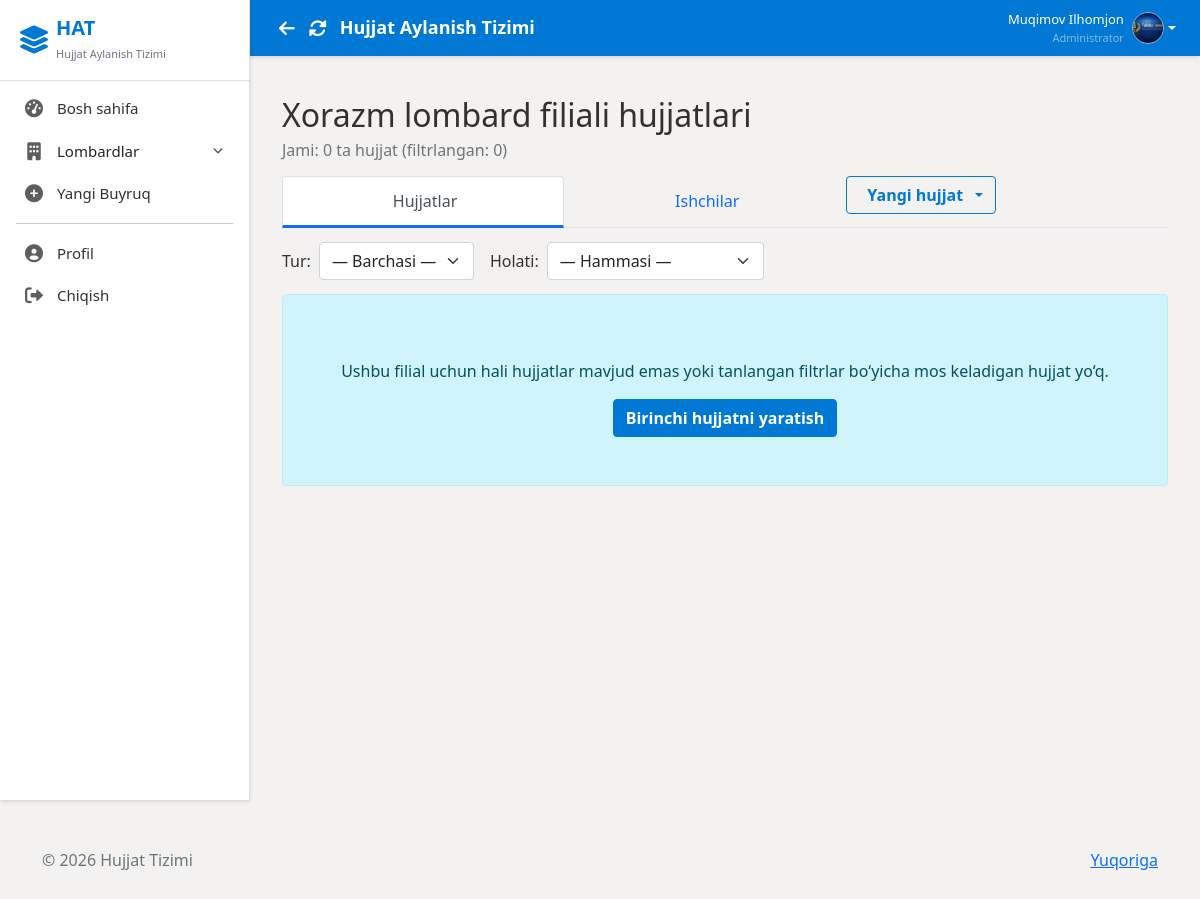
/documents/branch/4/ (signed in), run on the app's committed database.
### users/models.py (models this page shows, shortened)
class CustomUser(AbstractUser):
    ROLE_CHOICES = (
        ('admin', 'Administrator'),
        ('employee', 'Ishchi'),
        ('director', 'Direktor'),
    )
    role = models.CharField(max_length=20, choices=ROLE_CHOICES, default='employee')
    branch = models.ManyToManyField(
        Branch,
        related_name='employees',
        blank=True
    )
    profile_image = models.ImageField(upload_to='profiles/', null=True, blank=True)
    signature_image = models.ImageField(upload_to='signatures/', null=True, blank=True)
    fingerprint_enabled = models.BooleanField(default=False, verbose_name='Fingerprint Authentication Enabled')
    middle_name = models.CharField(max_length=100, blank=True, verbose_name='Otasining ismi')
    position = models.CharField(max_length=200, blank=True, verbose_name='Lavozim')
    class Meta:
        verbose_name = 'User'
        verbose_name_plural = 'Users'

class Branch(models.Model):
    name = models.CharField(max_length=100, verbose_name='Branch Name')
    parent_branch = models.ForeignKey('self', null=True, blank=True, on_delete=models.SET_NULL, related_name='sub_branches', verbose_name='Parent Branch')
    created_at = models.DateTimeField(auto_now_add=True)
    class Meta:
        verbose_name = 'Branch'
        verbose_name_plural = 'Branches'

### documents/views.py (the view)
# urls.py: path('branch/<int:branch_id>/',     views.branch_documents,     name='branch_documents'),
@login_required
def branch_documents(request, branch_id):
    if request.user.role not in ['admin', 'director']:
        messages.error(request, "Ruxsat yo'q")
        return redirect('dashboard')
    branch = get_object_or_404(Branch, id=branch_id)
    selected_type = request.GET.get('type')
    orders = Order.objects.filter(branch=branch)
    if selected_type in ['internal', 'external', 'official']:
        orders = orders.filter(document_type=selected_type)
    orders = orders.select_related(
        'branch',
        'created_by'
    ).prefetch_related(
        'signatures__user'
    )
    context = {
        'branch': branch,
        'documents': orders,
        'selected_type': selected_type,
    }
    return render(request, 'documents/branch_documents.html', context)

### users/context_processors.py (called while the page is built)
def sidebar_branches(request):
    branches = Branch.objects.select_related('parent_branch').prefetch_related('sub_branches')
    return {
        'sidebar_branches': branches
    }

### templates/documents/branch_documents.html (shortened to what this page needs)
{% extends 'base.html' %}
{% load static %}
{% block content %}
<div class="container-fluid py-4">
    <div class="mb-4">
        <h2 class="mb-1">{{ branch.name }} filiali hujjatlari</h2>
        <p class="text-muted mb-0">Jami: {{ documents.count }} ta hujjat (filtrlangan: {{ documents|length }})</p>
    </div>
    <ul class="nav nav-tabs nav-fill mb-4 flex-nowrap" id="branchTabs" role="tablist">
        <li class="nav-item" role="presentation">
            <a class="nav-link {% if active_tab == 'documents' or not active_tab %}active{% endif %}"
                href="{% url 'branch_documents' branch.id %}?tab=documents" role="tab">
                 Hujjatlar
            </a>
        </li>
        <li class="nav-item" role="presentation">
            <a class="nav-link {% if active_tab == 'employees' %}active{% endif %}"
                href="{% url 'branch_employees' branch.id %}?tab=employees" role="tab">
                 Ishchilar
            </a>
        </li>
        <li class="nav-item ms-auto">
            <div class="dropdown">
                <button class="btn btn-outline-primary dropdown-toggle d-flex align-items-center gap-2" type="button"
                    id="newDocumentDropdown" data-bs-toggle="dropdown" aria-expanded="false">
                    Yangi hujjat
                </button>
            </div>
        </li>
    </ul>
    {% if active_tab == 'documents' or not active_tab %}
    <div class="row g-3 mb-4 align-items-end">
        <div class="col-auto">
            <form method="get" class="d-flex align-items-center gap-2">
                <label for="type" class="form-label mb-0 fw-medium">Tur:</label>
                <select name="type" id="type" class="form-select w-auto" onchange="this.form.submit()">
                    <option value="">— Barchasi —</option>
                </select>
            </form>
        </div>
        <div class="col-auto">
            <form method="get" class="d-flex align-items-center gap-2">
                <label for="status" class="form-label mb-0 fw-medium">Holati:</label>
                <select name="status" id="status" class="form-select w-auto" onchange="this.form.submit()">
                    <option value="">— Hammasi —</option>
                </select>
            </form>
        </div>
    </div>
    {% if documents %}
    <div class="card shadow-sm border-0">
        <div class="card-body p-0">
            <div class="table-responsive">
                <table class="table table-hover align-middle mb-0">
                    <thead class="table-light">
                        <tr>
                            <th>#</th>
                            <th>Nomi / Raqami</th>
                            <th>Tur</th>
                            <th>Yaratgan</th>
                            <th>Sana</th>
                            <th>Imzolar</th>
                            <th>Holati</th>
                            <th class="text-end">Amallar</th>
                        </tr>
                    </thead>
                    <tbody>
                        {% for doc in documents %}
                        <tr>
                            <td>{{ forloop.counter }}</td>
                            <td>
                                <div class="fw-medium">{{ doc.title }}</div>
                                <small class="text-muted">{{ doc.number|default:"—" }}</small>
                            </td>
                            <td>{{ doc.document_type.name }}</td>
                            <td>{{ doc.created_by.get_full_name|default:doc.created_by.username }}</td>
                            <td><small>{{ doc.created_at|date:"d.m.Y H:i" }}</small></td>
                            <td>
                                <span class="badge bg-light text-dark border">
                                    {{ doc.signatures.count }} / {{ doc.required_signatures|default:"—" }}
                                </span>
                            </td>
                            <td>
                                {% if doc.is_fully_signed %}
                                <span class="badge bg-success">Imzolangan</span>
                                {% elif doc.signatures.count > 0 %}
                                <span class="badge bg-warning">Jarayonda</span>
                                {% else %}
                                <span class="badge bg-secondary">Yangi</span>
                                {% endif %}
                            </td>
                            <td class="text-end">
                                {% if doc.additional_docs.all %}
                                <div class="btn-group me-1" role="group">
                                    <button type="button" class="btn btn-sm btn-outline-info dropdown-toggle"
                                        data-bs-toggle="dropdown" aria-expanded="false" title="Qo'shimcha hujjatlar">
                                        <i class="bi bi-paperclip"></i>
                                    </button>
                                    <ul class="dropdown-menu dropdown-menu-end shadow">
                                        <li>
                                            <h6 class="dropdown-header">Qo'shimcha hujjatlar</h6>
                                        </li>
                                        {% for add_doc in doc.additional_docs.all %}
                                        <li>
                                            {% if add_doc.file %}
                                            <a class="dropdown-item" href="{{ add_doc.file.url }}" target="_blank">
                                                <i class="bi bi-file-earmark me-2 text-info"></i>{{ add_doc.name }}
                                            </a>
                                            {% else %}
                                            <span class="dropdown-item text-muted">
                                                <i class="bi bi-file-earmark me-2 text-danger"></i>{{ add_doc.name }}
                                                (Fayl yuklanmagan)
                                            </span>
                                            {% endif %}
                                        </li>
                                        {% endfor %}
                                    </ul>
                                </div>
                                {% endif %}
                                <a href="{% url 'order_detail' doc.id %}" class="btn btn-sm btn-outline-primary"
                                    title="Ko'rish">
                                    <i class="bi bi-eye"></i> Ko'rish
                                </a>
                                {% if request.user == doc.created_by or request.user.role == 'admin' %}
                                <!-- <a href="{% url 'order_update' doc.id %}" class="btn btn-sm btn-outline-secondary">
                                    <i class="bi bi-pencil"></i>
                                </a> -->
                                {% endif %}
                            </td>
                        </tr>
                        {% empty %}
                        <tr>
                            <td colspan="8" class="text-center py-5 text-muted">
                                Tanlangan filtrlar bo‘yicha hujjat topilmadi
                            </td>
                        </tr>
                        {% endfor %}
                    </tbody>
                </table>
            </div>
        </div>
    </div>
    {% else %}
    <div class="alert alert-info text-center py-5">
        Ushbu filial uchun hali hujjatlar mavjud emas yoki tanlangan filtrlar bo‘yicha mos keladigan hujjat yo‘q.
        <br><a href="{% url 'create_order' %}" class="btn btn-primary mt-3">
            Birinchi hujjatni yaratish
        </a>
    </div>
    {% endif %}
    {% endif %}
</div>
{% endblock %}

### templates/layouts/header.html (shortened to what this page needs)
<div class="header">
  <div class="d-flex align-items-center">
    <button onclick="history.back()" class="btn btn-link text-white p-1 me-1" title="Orqaga" style="font-size:18px; text-decoration:none;">
      <i class="fas fa-arrow-left"></i>
    </button>
    <button onclick="location.reload()" class="btn btn-link text-white p-1 me-2" title="Yangilash" style="font-size:18px; text-decoration:none;">
      <i class="fas fa-sync-alt"></i>
    </button>
    <h4>{% block header_title %}Hujjat Aylanish Tizimi{% endblock %}</h4>
  </div>
  {% if user.is_authenticated %}
  <div class="user-info">
    <div class="dropdown">
      <a href="#" class="d-flex align-items-center text-decoration-none dropdown-toggle text-white"
        data-bs-toggle="dropdown">
        <div class="text-end me-2 d-none d-md-block">
          <div class="fw-semibold" style="font-size: 13px;">{{ user.get_full_name }}</div>
          <div class="text-white-50" style="font-size: 11px;">{{ user.get_role_display }}</div>
        </div>
        {% if user.profile_image %}
        <img src="{{ user.profile_image.url }}" alt="Profile" class="user-avatar">
        {% else %}
        <div class="user-avatar bg-white text-primary d-flex align-items-center justify-content-center fw-bold">
          {{ user.first_name|first }}{{ user.last_name|first }}
        </div>
        {% endif %}
      </a>
    </div>
  </div>
  {% endif %}
</div>

### templates/base.html (style rules this page uses)
:root { --primary-color: #0078D4; --primary-hover: #005A9E; --primary-light: #C7E0F4; --secondary-color: #605E5C; --success-color: #107C41; --warning-color: #D83B01; --danger-color: #A4262C; --bg-body: #F3F2F1; --bg-surface: #FFFFFF; --text-primary: #323130; --text-secondary: #605E5C; --sidebar-bg: #FFFFFF; --sidebar-border: #E1DFDD; --sidebar-width: 250px; --header-height: 56px; --radius-md: 4px; --radius-lg: 6px; --shadow-sm: 0 1.6px 3.6px 0 rgba(0, 0, 0, 0.13), 0 0.3px 0.9px 0 rgba(0, 0, 0, 0.11); --shadow-md: 0 3.2px 7.2px 0 rgba(0, 0, 0, 0.13), 0 0.6px 1.8px 0 rgba(0, 0, 0, 0.11); }
* { margin: 0; padding: 0; box-sizing: border-box; }
body { font-family: 'Segoe UI', -apple-system, BlinkMacSystemFont, Roboto, 'Helvetica Neue', sans-serif; background-color: var(--bg-body); color: var(--text-primary); font-size: 16px; overflow: hidden; height: 100vh; }
.form-control, .btn { border-radius: var(--radius-md); font-family: inherit; }
.btn { font-weight: 600; box-shadow: none; transition: background-color 0.1s ease, color 0.1s ease; }
.btn-primary { background-color: var(--primary-color); border-color: var(--primary-color); }
.btn-outline-primary { color: var(--primary-color); border-color: var(--primary-color); }
.header { background: var(--primary-color); color: white; padding: 0 24px; height: var(--header-height); min-height: var(--header-height); display: flex; justify-content: space-between; align-items: center; box-shadow: var(--shadow-sm); margin-bottom: 0; flex-shrink: 0; }
.header h4 { font-size: 18px; font-weight: 600; margin: 0; }
.user-info { display: flex; align-items: center; gap: 15px; }
.user-avatar { width: 32px; height: 32px; border-radius: 50%; object-fit: cover; border: 1px solid rgba(255, 255, 255, 0.5); }
.mb-4 { margin-bottom: 14px !important; }

### templates/documents/branch_documents.html (style rules this page uses)
.nav-tabs .nav-link { padding: 0.75rem 1.25rem; font-weight: 500; }
.nav-tabs .nav-link.active { border-bottom: 3px solid #0d6efd; }

### data on the page
CustomUser: get_full_name "Muqimov Ilhomjon", role "Administrator", profile_image (picture)
Branch: name "Xorazm lombard"

### other printed values
{{ documents.count }} "0"
{{ documents|length }} "0"
